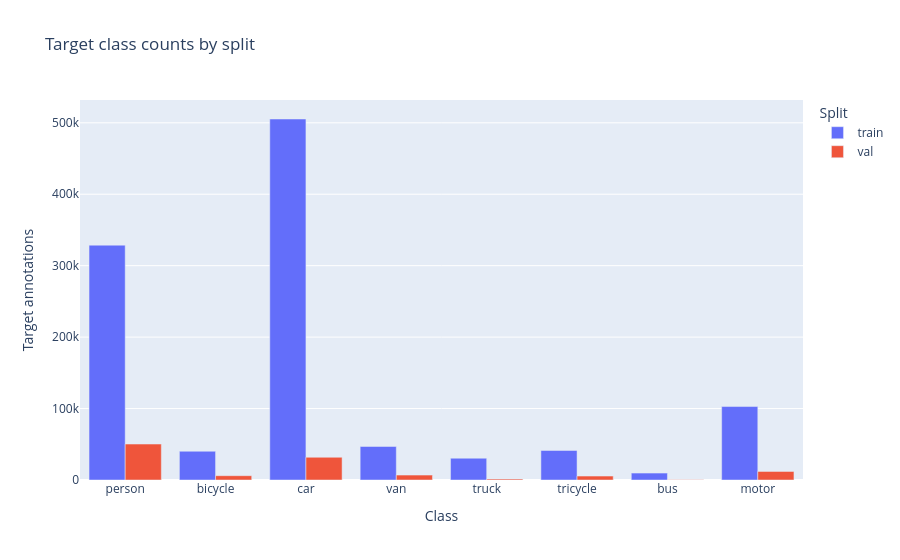

Notebook code cell kept with this figure:
### Code cell
px.bar(
    class_counts,
    x="class_name",
    y="count",
    color="split",
    barmode="group",
    category_orders={"class_name": list(CLASS_NAMES)},
    labels={"class_name": "Class", "count": "Target annotations", "split": "Split"},
    title="Target class counts by split",
)

### Figure 1 — Plotly figure (JSON) as saved in the notebook; plotly's stock layout.template omitted (floating-point values rounded to 4 significant figures)
{"data": [{"alignmentgroup": "True", "hovertemplate": "Split=train<br>Class=%{x}<br>Target annotations=%{y}<extra></extra>", "legendgroup": "train", "marker": {"color": "#636efa", "pattern": {"shape": ""}}, "name": "train", "offsetgroup": "train", "orientation": "v", "showlegend": true, "textposition": "auto", "type": "bar", "x": ["person", "bicycle", "car", "van", "truck", "tricycle", "bus", "motor"], "xaxis": "x", "y": [328701, 40255, 505301, 46940, 30498, 41349, 9653, 102819], "yaxis": "y"}, {"alignmentgroup": "True", "hovertemplate": "Split=val<br>Class=%{x}<br>Target annotations=%{y}<extra></extra>", "legendgroup": "val", "marker": {"color": "#EF553B", "pattern": {"shape": ""}}, "name": "val", "offsetgroup": "val", "orientation": "v", "showlegend": true, "textposition": "auto", "type": "bar", "x": ["person", "bicycle", "car", "van", "truck", "tricycle", "bus", "motor"], "xaxis": "x", "y": [50312, 6022, 31821, 6842, 1359, 5487, 264, 12025], "yaxis": "y"}], "layout": {"barmode": "group", "legend": {"title": {"text": "Split"}, "tracegroupgap": 0}, "title": {"text": "Target class counts by split"}, "xaxis": {"anchor": "y", "categoryarray": ["person", "bicycle", "car", "van", "truck", "tricycle", "bus", "motor"], "categoryorder": "array", "domain": [0, 1], "title": {"text": "Class"}}, "yaxis": {"anchor": "x", "domain": [0, 1], "title": {"text": "Target annotations"}}}}
